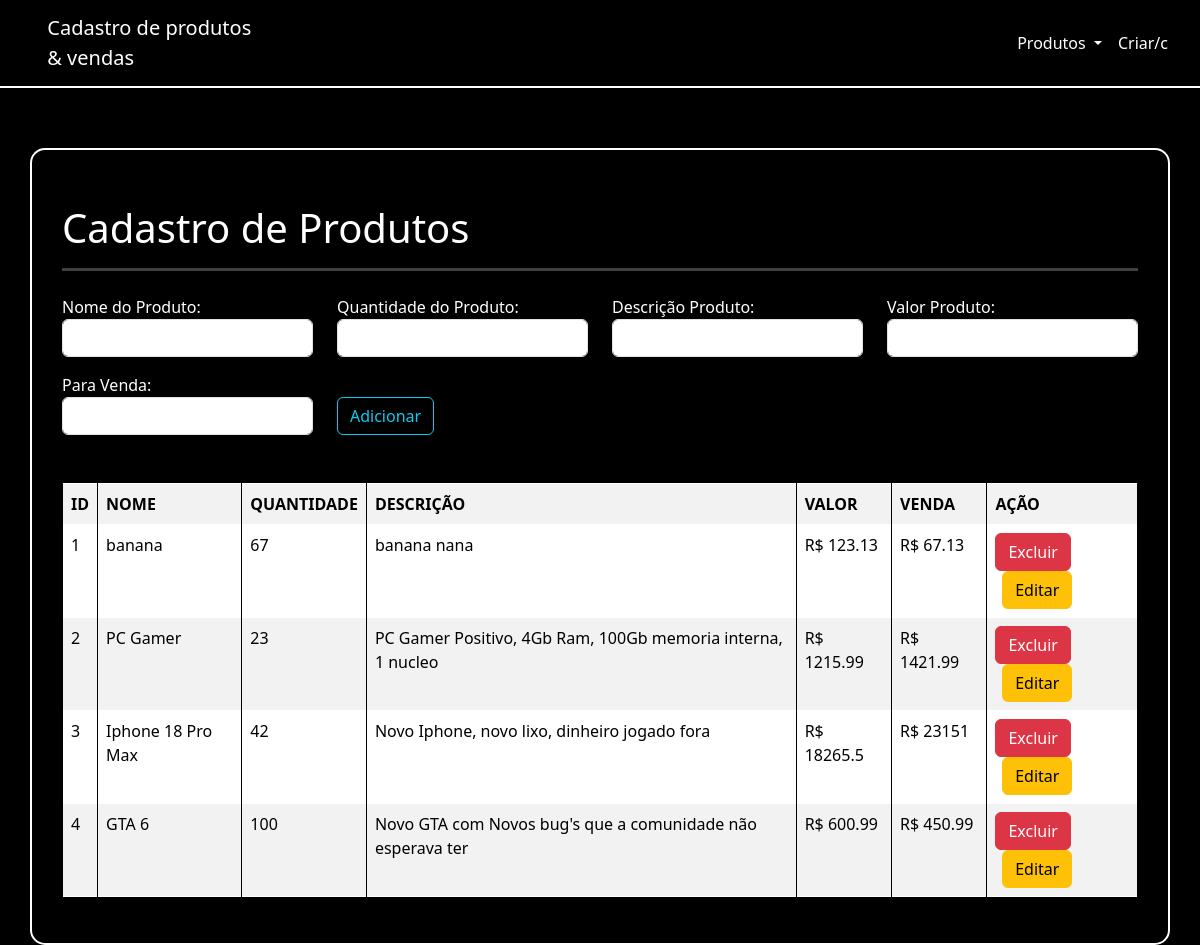
The app's page /cadastroProduto.php with its own data.
### tables this page shows
create table produtos(
	cd_produto int not null primary key auto_increment unique,
    nm_produto varchar(80) not null,
    ds_quantidade_produto int not null,
    ds_descricao_produto varchar(100),
    ds_valor_produto float not null,
    ds_valor_venda_produto float not null
);

### cadastroProduto.php (the view, shortened to what this page needs)
<?php
include('inc/conexao.php');
$sql = "SELECT * FROM produtos";
$resultado = $conexao->query($sql);
?>
<!DOCTYPE html>
<html lang="pt-br">
<head>
    <link href="https://cdn.jsdelivr.net/npm/bootstrap@5.3.8/dist/css/bootstrap.min.css" rel="stylesheet">
</head>
<body class="bodyStyle">
    <nav class="navbar navbar-expand-lg bg-body-tertiary">
        <div class="divNavBar container-fluid">
            <a class="textoBancosNav navbar-brand" href="#" style="margin-left: 3%">Cadastro de produtos <br>& vendas</a>
            <div class="collapse navbar-collapse" id="navbarSupportedContent" style="position:absolute; right: 2%">
                <ul class="navbar-nav me-auto mb-2 mb-lg-0">
                    <li class="nav-item dropdown">
                        <a class="textoBancosNav nav-link dropdown-toggle" href="#" role="button" data-bs-toggle="dropdown" aria-expanded="false">
                            Produtos
                        </a>
                    </li>
                    <li class="nav-item">
                        <a class="textoBancosNav nav-link" href="index.php">Criar/c</a>
                    </li>
                </ul>
            </div>
        </div>
    </nav>
    <div class="container">
        <h1 class="textoBancos mt-4 mb-4">Cadastro de Produtos<br><hr class="hr"></h1>
        <form action="cadastroProduto.php" method="post">
            <div class="row">
                <div class="textoBancos col-sm-3">
                    <label>Nome do Produto:</label>
                    <input
                        type="text"
                        class="form-control"
                        name="nm_produto"
                        required>
                </div>
                <div class="textoBancos col-sm-3">
                    <label>Quantidade do Produto:</label>
                    <input
                        type="number"
                        class="form-control"
                        name="ds_quantidade_produto"
                        required>
                </div>
                <div class="textoBancos col-sm-3">
                    <label>Descrição Produto:</label>
                    <input
                        type="text"
                        class="form-control"
                        name="ds_descricao_produto"
                        required>
                </div>
                <div class="textoBancos col-sm-3">
                    <label>Valor Produto:</label>
                    <input
                        type="number"
                        step="0.01"
                        class="form-control"
                        name="ds_valor_produto"
                        required>
                </div>
                <div class="textoBancos col-sm-3 mt-3">
                    <label>Para Venda:</label>
                    <input
                        type="number"
                        step="0.01"
                        class="form-control"
                        name="ds_valor_venda_produto"
                        required>
                </div>
                <div class="textoBancos col-sm-3 mt-3">
                    <input
                        style="margin-top: 24px;"
                        type="submit"
                        class="btn btn-outline-info"
                        value="Adicionar">
                </div>
            </div>
        </form>
        <div class="row mt-5">
            <div class="col-sm-12">
                <table class="tabela table table-striped table-bordered">
                    <tr>
                        <th>ID</th>
                        <th>NOME</th>
                        <th>QUANTIDADE</th>
                        <th>DESCRIÇÃO</th>
                        <th>VALOR</th>
                        <th>VENDA</th>
                        <th>AÇÃO</th>
                    </tr>
                    <?php
                    if ($resultado->num_rows > 0) {
                        while ($produto = $resultado->fetch_assoc()) {
                            echo "<tr>";
                            echo "<td>" . $produto['cd_produto'] . "</td>";
                            echo "<td>" . $produto['nm_produto'] . "</td>";
                            echo "<td>" . $produto['ds_quantidade_produto'] . "</td>";
                            echo "<td>" . $produto['ds_descricao_produto'] . "</td>";
                            echo "<td>R$ " . $produto['ds_valor_produto'] . "</td>";
                            echo "<td>R$ " . $produto['ds_valor_venda_produto'] . "</td>";
                            echo "<td>";
                            echo "<a class='btn btn-danger' href='excluirCadastro.php?cd=" . $produto['cd_produto'] . "'>";
                            echo "Excluir";
                            echo "</a>";
                            echo "<a class='buttonEditar btn btn-warning' style='margin-left: 5%;' href='editarCadastro.php?cd=" . $produto['cd_produto'] . "'>";
                            echo "Editar";
                            echo "</a>";
                            echo "</td>";
                            echo "</tr>";
                        }
                    } else {
                        echo "<tr>";
                        echo "<td colspan='7' class='text-center'>Nenhum produto cadastrado.</td>";
                        echo "</tr>";
                    }
                    ?>
                </table>
            </div>
        </div>
    </div>
</body>
</html>

### cadastroProduto.php (style rules this page uses)
.bodyStyle { background-color: black; }
.textoBancos { color: white; }
.textoBancosNav { color: white; }
.table { border-radius: 5px; border-width: 5px; }
.divNavBar { background-color: black; }
.buttonEditar { color: black; }
.container { background-color: black; border-radius: 15px; width: 100%; padding: 30px; margin-top: 5%; border: 2px solid white; }
.hr { border: none; height: 3px; background-color: white; }
.tabela { background-color: black; color: white; border: none; }
.navbar { background-color: black !important; border-bottom: 2px solid white; }

### records on screen
produtos: cd_produto "1", nm_produto "banana", ds_quantidade_produto "67", ds_descricao_produto "banana nana", ds_valor_produto "123.13", ds_valor_venda_produto "67.13"
produtos: cd_produto "2", nm_produto "PC Gamer", ds_quantidade_produto "23", ds_descricao_produto "PC Gamer Positivo, 4Gb Ram, 100Gb memoria interna, 1 nucleo", ds_valor_produto "1215.99", ds_valor_venda_produto "1421.99"
produtos: cd_produto "3", nm_produto "Iphone 18 Pro Max", ds_quantidade_produto "42", ds_descricao_produto "Novo Iphone, novo lixo, dinheiro jogado fora", ds_valor_produto "18265.5", ds_valor_venda_produto "23151"
produtos: cd_produto "4", nm_produto "GTA 6", ds_quantidade_produto "100", ds_descricao_produto "Novo GTA com Novos bug's que a comunidade não esperava ter", ds_valor_produto "600.99", ds_valor_venda_produto "450.99"
